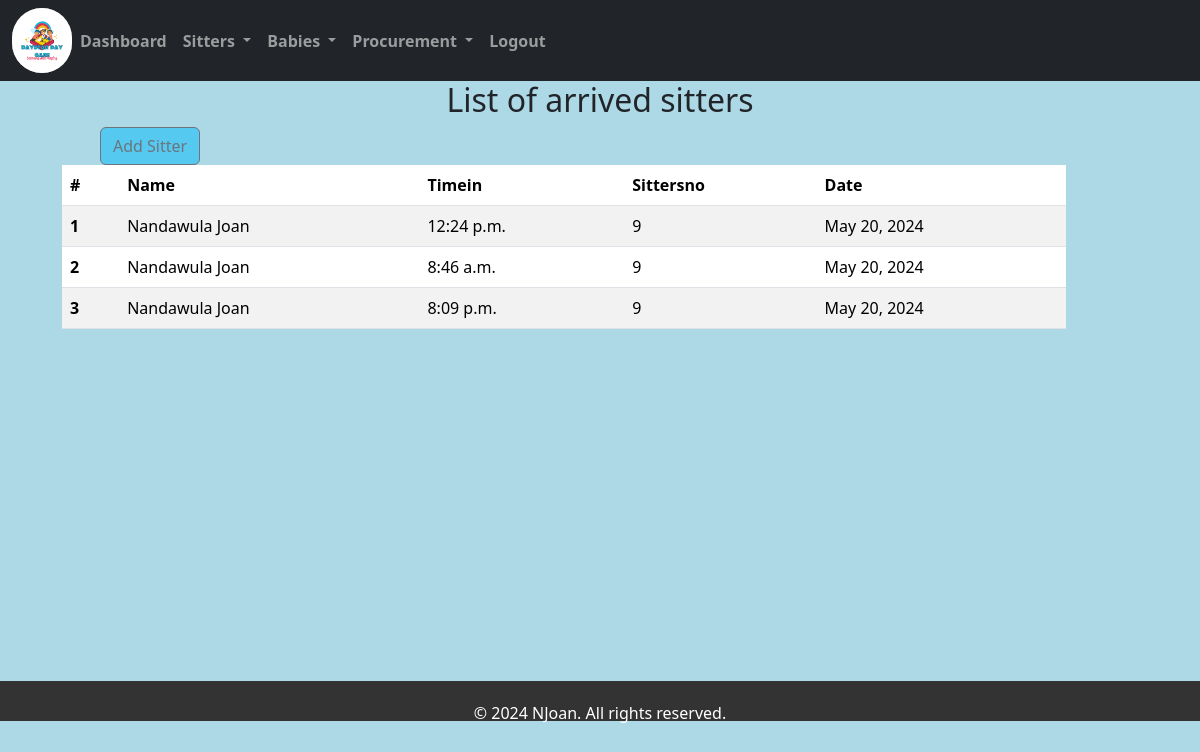
The app's page /sarrivallist/ with its own data.
### home/models.py (models this page shows, shortened)
class Sarrival(models.Model):
    sitter_names = models.ForeignKey(Sittersform,on_delete=models.CASCADE)
    timein = models.TimeField(default=timezone.now)
    sittersno = models.IntegerField(default=0)
    date = models.DateField(default=timezone.now)

class Sittersform(models.Model):
    sitter_name = models.CharField(max_length=200,)
    age = models.CharField(max_length=200, default=0)
    contact = models.CharField(max_length=200)
    gender = models.CharField(max_length=100)
    religion = models.CharField(max_length=100)
    location = models.CharField(max_length=50)
    next_of_kin = models.CharField(max_length=200)
    level_of_education = models.CharField(max_length=50)
    nin = models.CharField(max_length=200)
    date_of_birth = models.DateField(max_length=200, default=0)
    def __str__(self):
        return self.sitter_name

### home/views.py (the view)
# urls.py: path('sarrivallist/',views.sarrivallist, name='sarrivallist'),
def sarrivallist(request):
   sarrivallist = Sarrival.objects.all()
   return render (request, 'sarrivallist.html',{'sarrivallist':sarrivallist})

### home/templates/sarrivallist.html (shortened to what this page needs)
{% extends 'base.html' %}
{% block content %}
<h2>List of arrived sitters</h2>
<a href="/sarrival" class="btn btn-outline-secondary" style="margin-left: 100px;  background-color: rgb(85, 201, 239);">Add Sitter</a>
<div class="container">
<table class="table table-striped" style="width: 90%; margin-left: 20px;" >
    <thead>
      <tr>
        <th scope="col">#</th>
        <th scope="col">Name</th>
        <th scope="col">Timein</th>
        <th scope="col">Sittersno</th>
        <th scope="col">Date</th>
      </tr>
    </thead>
    <tbody>
        {% for sitter in sarrivallist %}
      <tr>
        <th scope="row">{{ sitter.id}}</th>
        <td>{{ sitter.sitter_names }}</td>
        <td>{{ sitter.timein }}</td>
        <td>{{ sitter.sittersno }}</td>
        <td>{{ sitter.date }}</td>
      </tr>
      {% endfor %}
    </tbody>
  </table>
</div>
<br><br><br><br><br><br><br><br><br><br><br><br><br><br>
{% endblock %}

### home/templates/sarrivallist.html (style rules this page uses)
h2 { text-align: center; }
body { background-color: lightblue; }

### records on screen
Sarrival: id "1", sitter_names "Nandawula Joan", timein "12:24 p.m.", sittersno "9", date "May 20, 2024"
Sarrival: id "2", sitter_names "Nandawula Joan", timein "8:46 a.m.", sittersno "9", date "May 20, 2024"
Sarrival: id "3", sitter_names "Nandawula Joan", timein "8:09 p.m.", sittersno "9", date "May 20, 2024"
